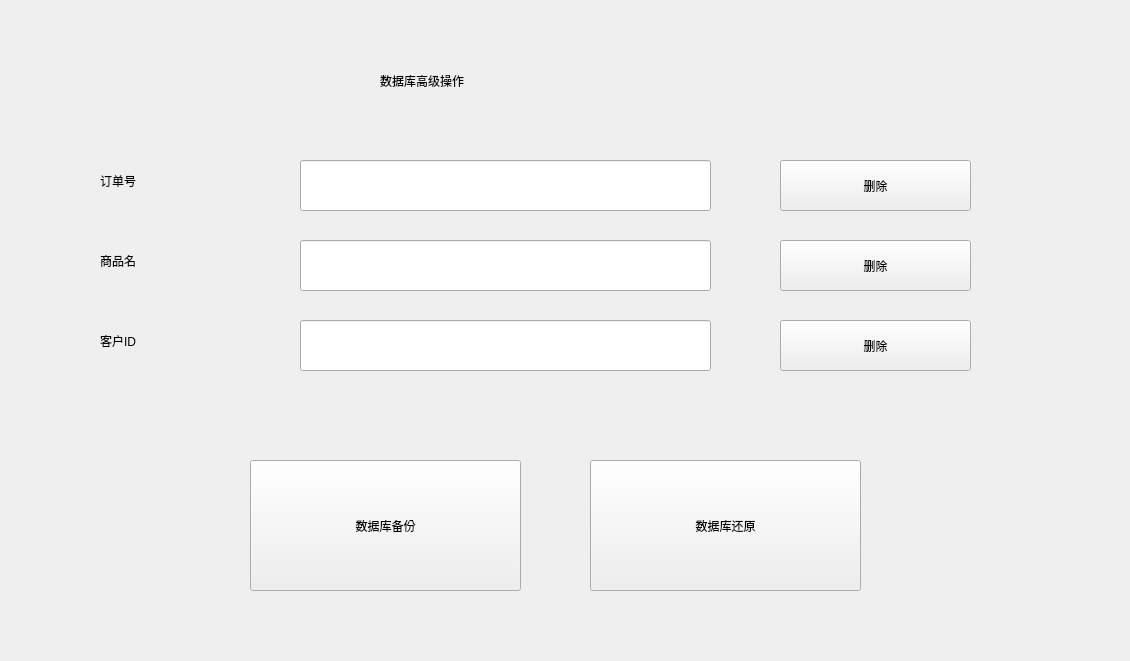
<?xml version="1.0" encoding="UTF-8"?>
<ui version="4.0">
 <class>AdvancedOp</class>
 <widget class="QMainWindow" name="AdvancedOp">
  <property name="geometry">
   <rect>
    <x>0</x>
    <y>0</y>
    <width>1130</width>
    <height>661</height>
   </rect>
  </property>
  <property name="windowTitle">
   <string>MainWindow</string>
  </property>
  <property name="styleSheet">
   <string notr="true">font: 75 24pt &quot;微软雅黑&quot;;</string>
  </property>
  <widget class="QWidget" name="centralwidget">
   <widget class="QLineEdit" name="lineEdit">
    <property name="geometry">
     <rect>
      <x>300</x>
      <y>160</y>
      <width>411</width>
      <height>51</height>
     </rect>
    </property>
   </widget>
   <widget class="QLabel" name="label">
    <property name="geometry">
     <rect>
      <x>100</x>
      <y>160</y>
      <width>181</width>
      <height>41</height>
     </rect>
    </property>
    <property name="text">
     <string>订单号</string>
    </property>
   </widget>
   <widget class="QPushButton" name="pushButton">
    <property name="geometry">
     <rect>
      <x>780</x>
      <y>160</y>
      <width>191</width>
      <height>51</height>
     </rect>
    </property>
    <property name="text">
     <string>删除</string>
    </property>
   </widget>
   <widget class="QLabel" name="label_2">
    <property name="geometry">
     <rect>
      <x>380</x>
      <y>60</y>
      <width>351</width>
      <height>41</height>
     </rect>
    </property>
    <property name="text">
     <string>数据库高级操作</string>
    </property>
   </widget>
   <widget class="QLabel" name="label_3">
    <property name="geometry">
     <rect>
      <x>100</x>
      <y>240</y>
      <width>181</width>
      <height>41</height>
     </rect>
    </property>
    <property name="text">
     <string>商品名</string>
    </property>
   </widget>
   <widget class="QLineEdit" name="lineEdit_2">
    <property name="geometry">
     <rect>
      <x>300</x>
      <y>240</y>
      <width>411</width>
      <height>51</height>
     </rect>
    </property>
   </widget>
   <widget class="QPushButton" name="pushButton_2">
    <property name="geometry">
     <rect>
      <x>780</x>
      <y>240</y>
      <width>191</width>
      <height>51</height>
     </rect>
    </property>
    <property name="text">
     <string>删除</string>
    </property>
   </widget>
   <widget class="QLabel" name="label_4">
    <property name="geometry">
     <rect>
      <x>100</x>
      <y>320</y>
      <width>181</width>
      <height>41</height>
     </rect>
    </property>
    <property name="text">
     <string>客户ID</string>
    </property>
   </widget>
   <widget class="QLineEdit" name="lineEdit_3">
    <property name="geometry">
     <rect>
      <x>300</x>
      <y>320</y>
      <width>411</width>
      <height>51</height>
     </rect>
    </property>
   </widget>
   <widget class="QPushButton" name="pushButton_3">
    <property name="geometry">
     <rect>
      <x>780</x>
      <y>320</y>
      <width>191</width>
      <height>51</height>
     </rect>
    </property>
    <property name="text">
     <string>删除</string>
    </property>
   </widget>
   <widget class="QPushButton" name="pushButton_4">
    <property name="geometry">
     <rect>
      <x>250</x>
      <y>460</y>
      <width>271</width>
      <height>131</height>
     </rect>
    </property>
    <property name="text">
     <string>数据库备份</string>
    </property>
   </widget>
   <widget class="QPushButton" name="pushButton_5">
    <property name="geometry">
     <rect>
      <x>590</x>
      <y>460</y>
      <width>271</width>
      <height>131</height>
     </rect>
    </property>
    <property name="text">
     <string>数据库还原</string>
    </property>
   </widget>
  </widget>
 </widget>
 <resources/>
 <connections/>
</ui>
